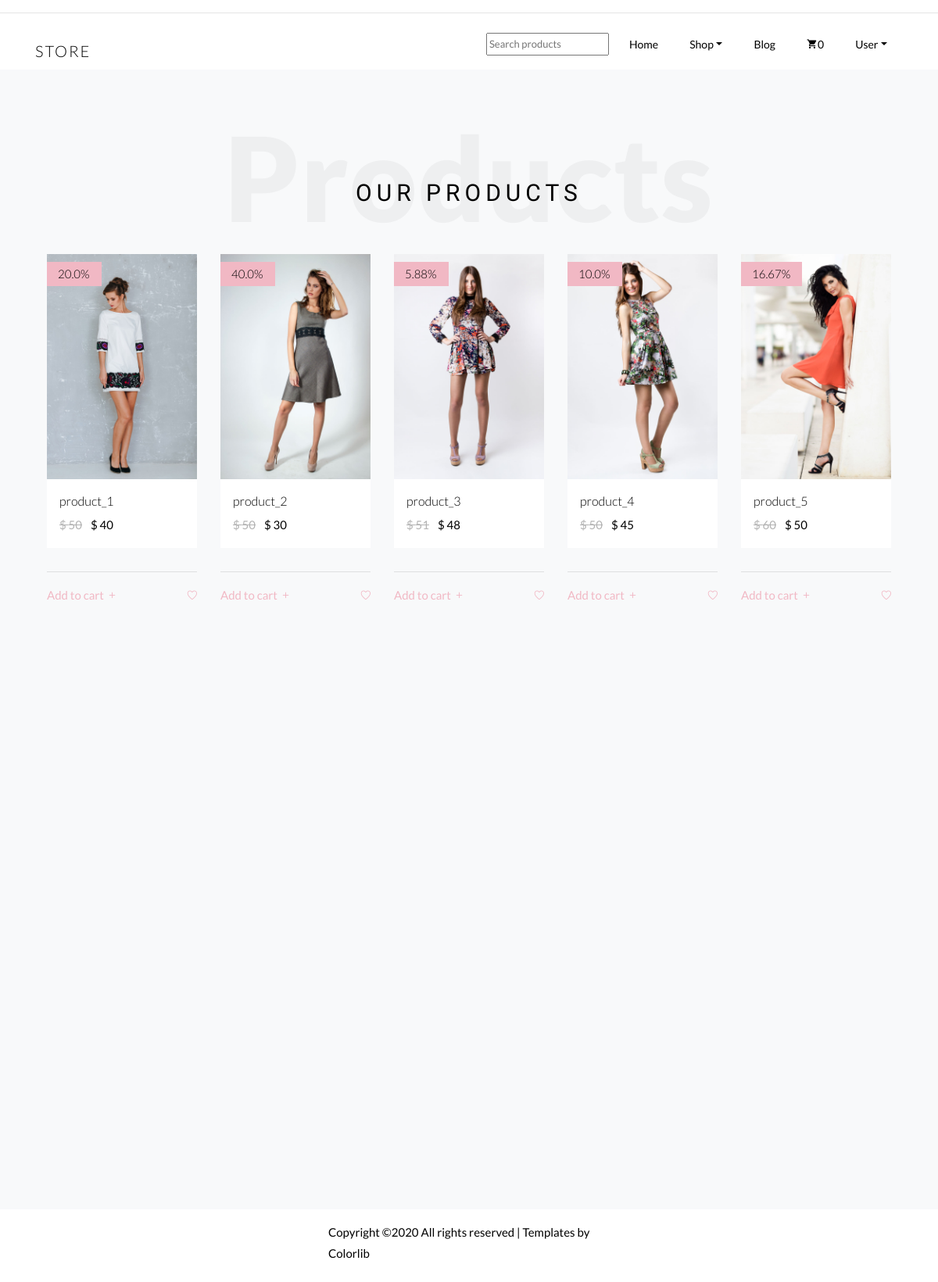
The page / on the database its author committed.
### products/models.py (models this page shows, shortened)
class Product(models.Model):
    name = models.CharField(max_length=50)
    picture = models.ImageField(upload_to= 'items/images', blank = True, null = True)
    price = models.IntegerField()
    discounted_price = models.IntegerField(blank=True, null=True)
    description = models.CharField(max_length=250)
    additional_information = models.TextField(max_length=3000)
    category = models.CharField(choices = CATEGORY_CHOICES, max_length = 5)
    featured = models.CharField(choices = FEATURE_CHOICES, max_length = 10, blank=True, null=True)
    label = models.CharField(choices = LABEL_CHOICES, max_length = 15, blank=True, null=True)
    color_label = models.CharField(choices = COLOR_LABEL, max_length = 9, blank=True, null=True)
    slug = models.SlugField()
    def get_discount_percent(self):
        if self.discounted_price:
            discount_percent = ((self.price - self.discounted_price)/self.price)*100
            discount_percent = round(discount_percent, 2)
            return discount_percent
    def get_absolute_url(self, *args, **kwagrs):
        return reverse('product_detail', kwargs={'id':self.id})

### products/views.py (the view)
# urls.py: path('', views.Index.as_view(), name='home'),
class Index(View):
    def get(self, *args, **kwargs):
        form = Query()
        object = Product.objects.all()
        context = {'obj':object,
                    'query_form':form
                    }
        return render(self.request, 'home.html', context)

### products/forms.py
class Query(forms.Form):
    name = forms.CharField(widget=forms.TextInput(attrs = {'type':"text",
                        "class":"form-group",
                        'placeholder':"Search products",
                        'aria-label':"search"
                        }))

### products/templatetags/cart_template_tags.py (called while the page is built, shortened)
@register.filter
def cart_product_count(user):
    return 0

### templates/home.html
{% extends 'index.html' %}
{% load static %}
{% block content %}
<body>
  <section class="ftco-section bg-light">
    <div class="container-fluid">
      <div class="row justify-content-center mb-3 pb-3">
        <div class="col-md-12 heading-section text-center ftco-animate">
        <h1 class="big">Products</h1>
        <h2 class="mb-4">Our Products</h2>
        </div>
      </div>
    </div>
    <div class="container-fluid">
        <div class="row">
          {% for obj in obj %}
            <div class="col-sm col-md-6 col-lg ftco-animate fadeInUp ftco-animated">
                <div class="product">
                    <a href="{{ obj.get_absolute_url }}" class="img-prod"> <img class="img-fluid"
                       src="{{ obj.picture.url }}" alt="Colorlib Template">
                        {% if obj.get_discount_percent %}
                          <span class="status">{{ obj.get_discount_percent }}%</span>
                        {% endif %}
                    </a>
                    <div class="text py-3 px-3">
                        <h3><a href="#">{{ obj.name }}</a></h3>
                        <div class="d-flex">
                            <div class="pricing">
                                <p class="price">
                                  {% if not obj.discounted_price %}
                                    <span class="price-sale">$ {{ obj.price }}</span>
                                  {% else %}
                                    <span class="mr-2 price-dc">$ {{ obj.price }}</span>
                                    <span class="price-sale">$ {{ obj.discounted_price }}</span>
                                  </p>
                                  {% endif %}
                            </div>
                        </div>
                    </div>
                </div>
                <hr>
                <p class="bottom-area d-flex">
                  <a href="{% url 'add_to_cart' obj.id %}" class="add-to-cart">
                    <span>Add to cart <i class="ion-ios-add ml-1"></i></span>
                  </a>
                  <a href="#" class="ml-auto">
                    <span><i class="ion-ios-heart-empty"></i></span>
                  </a>
                </p>
          </div>
          {% endfor %}
        </div>
    </div>
  </section>
  {% include 'policy.html' %}
  {% include 'copyright.html' %}
</body>
{% endblock %}

### rows shown on the page
Product: picture (picture), get_discount_percent "20.0", name "product_1", price "50", discounted_price "40"
Product: picture (picture), get_discount_percent "40.0", name "product_2", price "50", discounted_price "30"
Product: picture (picture), get_discount_percent "5.88", name "product_3", price "51", discounted_price "48"
Product: picture (picture), get_discount_percent "10.0", name "product_4", price "50", discounted_price "45"
Product: picture (picture), get_discount_percent "16.67", name "product_5", price "60", discounted_price "50"

### other values the page prints
{{ request.user|cart_product_count }} "0"
